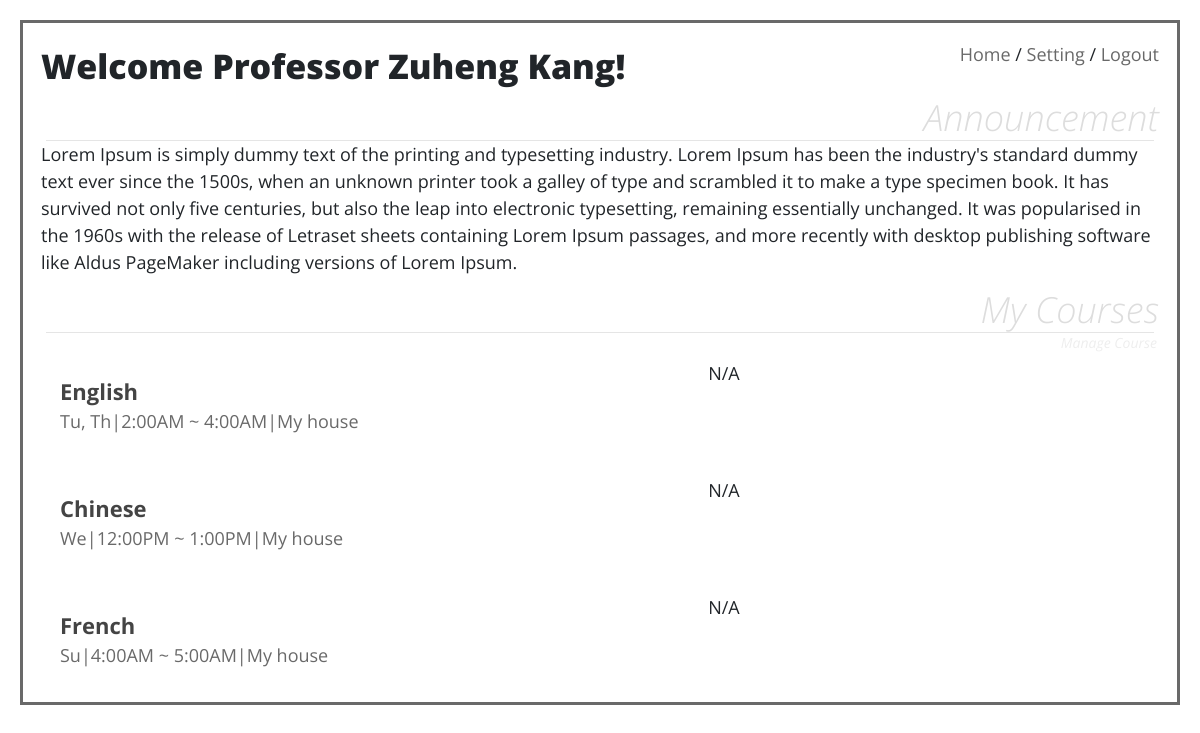
/teacherClassroom/teacherMain.php (signed in), run on the app's committed database.
### tables this page shows
CREATE TABLE `teacher` (
  `id` int(11) NOT NULL AUTO_INCREMENT,
  `username` varchar(256) NOT NULL,
  `email` varchar(256) NOT NULL,
  `office` varchar(256) NOT NULL,
  `password` varchar(256) NOT NULL,
  `fname` varchar(45) NOT NULL,
  `lname` varchar(45) NOT NULL,
  `phone` varchar(45) DEFAULT NULL,
  `address` varchar(256) DEFAULT NULL,
  `status` int(1) NOT NULL,
  PRIMARY KEY (`id`)
);

CREATE TABLE `course` (
  `id` int(11) NOT NULL AUTO_INCREMENT,
  `cname` varchar(45) NOT NULL,
  `detail` varchar(1024) NOT NULL,
  `teacher_id` varchar(45) NOT NULL,
  `rating` double NOT NULL,
  `nrating` int(11) NOT NULL,
  PRIMARY KEY (`id`)
);

CREATE TABLE `semcourse` (
  `id` int(11) NOT NULL AUTO_INCREMENT,
  `course_id` int(11) NOT NULL,
  `semester_id` int(11) NOT NULL,
  `room` varchar(45) NOT NULL,
  `week` varchar(7) NOT NULL,
  `cstart` time NOT NULL,
  `cend` time NOT NULL,
  PRIMARY KEY (`id`)
);

### src/teacherClassroom/securityCheck.php (called while the page is built, shortened)
<?php
try {
    include "../inc/connect_inc.php";
    require_once "../inc/courseUtil.php";
    if (!isset($_SESSION['pq'])) {
        $username = $_COOKIE['username'];
        $p = mysqli_query($db, "SELECT * FROM teacher WHERE BINARY username ='$username';");
        $pq = mysqli_fetch_assoc($p);
    } else {
        $pq = $_SESSION['pq'];
    }
} catch (Exception $e) {
    require_once "../errorPage/errorPageFunc.php";
    $cls = new errorPageFunc();
    $cls->sendErrMsg($e->getMessage());
}

### src/inc/courseUtil.php (called while the page is built, shortened)
<?php
class courseUtil
{
    private function weekText($wk)
    {
        switch ($wk) {
            case 0:
                return "Su";
            case 2:
                return "Tu";
            case 3:
                return "We";
            case 4:
                return "Th";
        }
    }
    public function str2week($str)
    {
        $strarr = str_split($str);
        $strbuilder = "";
        for ($i = 0; $i < count($strarr); $i++) {
            $strbuilder .= $this->weekText($strarr[$i] - '0');
            if ($i != count($strarr) - 1) {
                $strbuilder = $strbuilder . ", ";
            }
        }
        return $strbuilder;
    }
    public function shortenTime($time)
    {
        $stringbuilder = "";
        $arr = explode(":", $time);
        $stringbuilder .= (string)(((int)$arr[0] + 11) % 12 + 1);
        $stringbuilder .= ":";
        $stringbuilder .= $arr[1];
        if ((int)$arr[0] >= 12) {
            $stringbuilder .= "PM";
        } else {
            $stringbuilder .= "AM";
        }
        return $stringbuilder;
    }
}

### src/teacherClassroom/teacherMain.php (the view, shortened to what this page needs)
<?php include "teacherHeader.php"; ?>
<link rel="stylesheet" href="../css/couseMaster.css">
<h1>Welcome Professor <?php echo ucwords($pq['fname']) . " " . ucwords($pq['lname']); ?>!</h1>
<h2>Announcement</h2>
<hr class="hr">
<p>Lorem Ipsum is simply dummy text of the printing and typesetting industry. Lorem Ipsum has been the industry's
    standard dummy text ever since the 1500s, when an unknown printer took a galley of type and scrambled it to make a
    type specimen book. It has survived not only five centuries, but also the leap into electronic typesetting,
    remaining essentially unchanged. It was popularised in the 1960s with the release of Letraset sheets containing
    Lorem Ipsum passages, and more recently with desktop publishing software like Aldus PageMaker including versions of
    Lorem Ipsum.</p>
<h2>My Courses</h2>
<hr class="hr">
<a class="advance" href="manageCourse.php?menu=0">Manage Course</a>
<?php
require_once "../inc/courseUtil.php";
$coursecls = new courseUtil();
try {
    $today = date("Y-m-d");
    $endSemesterControl = date('Y-m-d', strtotime("-20 days", strtotime($today)));
    $semester = mysqli_fetch_assoc(mysqli_query($db, "SELECT id FROM semester WHERE end > '$endSemesterControl' AND start<'$today'"));
    $semester = $semester['id'];
    $myID = $pq['id'];
    $myClass = mysqli_query($db, "SELECT * FROM course WHERE teacher_id=$myID");
    if (mysqli_num_rows($myClass) > 0) {
        while ($rows = mysqli_fetch_assoc($myClass)) {
            $course_id = $rows['id'];
            $check4ThisSemester = mysqli_query($db, "SELECT * FROM semcourse WHERE course_id=$course_id AND semester_id=$semester");
            if (mysqli_num_rows($check4ThisSemester) > 0) {
                $row = mysqli_fetch_assoc($check4ThisSemester);
                ?>
                <br>
                <div class="container-fluid">
                    <div class="row">
                        <div class="col-sm-7 csdetail">
                            <a class="course"
                               href="classroomUpload.php?course_id=<?= $course_id ?>">
                                <?php
                                echo $rows['cname'];
                                ?>
                            </a>
                            <br>
                            <span class="coursedetail">
                                    <?php
                                    echo $coursecls->str2week($row['week']) . "|";
                                    echo $coursecls->shortenTime($row['cstart']) . " ~ " . $coursecls->shortenTime($row['cend']) . "|";
                                    echo $row['room'];
                                    echo '<br>';
                                    ?>
                        </span>
                        </div>
                        <div class="col-sm-5">
                            <span>N/A</span>
                        </div>
                    </div>
                </div>
            <?php }
        }
    } else { ?>
        <span class="results noresult">No Course Available...</span>
        <?php
    }
} catch (Exception $e) {
    require_once "../errorPage/errorPageFunc.php";
    $cls = new errorPageFunc();
    $cls->sendErrMsg($e->getMessage());
} ?>
<?php include "teacherFooter.php"; ?>

### src/css/overall.css (style rules this page uses)
html, html * { font-family: 'Open Sans', sans-serif; -webkit-transition: color 1s, border 1s; -moz-transition: color 1s, border 1s; -ms-transition: color 1s, border 1s; -o-transition: color 1s, border 1s; transition: color 1s, border 1s; }
body { font-size: 18px; }
h1 { font-weight: 900; font-size: 34px; line-height: 150%; }
h2 { font-style: italic; font-weight: 100; font-size: 36px; line-height: 100%; color: #ddd; text-align: right; cursor: default; }
p { line-height: 150%; }
a, a:visited { color: dimgray; text-decoration: none; }
hr { margin: 5px; }

### src/css/couseMaster.css (style rules this page uses)
.course { font-size: 22px; font-weight: 700; }
.course:visited, .course:link { color: #444; }
.coursedetail { color: dimgray; }
.csdetail { padding: 15px; border-left: 4px white double; max-width: 800px; display: inline-block; -webkit-transition: border .5s; -moz-transition: border .5s; -ms-transition: border .5s; -o-transition: border .5s; transition: border .5s; }
.advance, .advance:visited { font-size: 14px; font-style: italic; padding: 2px; margin: 0; border-bottom: 1px white solid; border-left: 0; border-right: 0; border-top: 1px white dashed; float: right; color: #eee; cursor: pointer; line-height: 100%; display: block; }
.hr { margin-top: -4px; margin-bottom: 0; }

### data on the page
teacher: fname "Zuheng", lname "Kang"
course: cname "English", semcourse.week "Tu, Th", semcourse.cstart "2:00AM", semcourse.cend "4:00AM", semcourse.room "My house"
course: cname "Chinese", semcourse.week "We", semcourse.cstart "12:00PM", semcourse.cend "1:00PM", semcourse.room "My house"
course: cname "French", semcourse.week "Su", semcourse.cstart "4:00AM", semcourse.cend "5:00AM", semcourse.room "My house"
